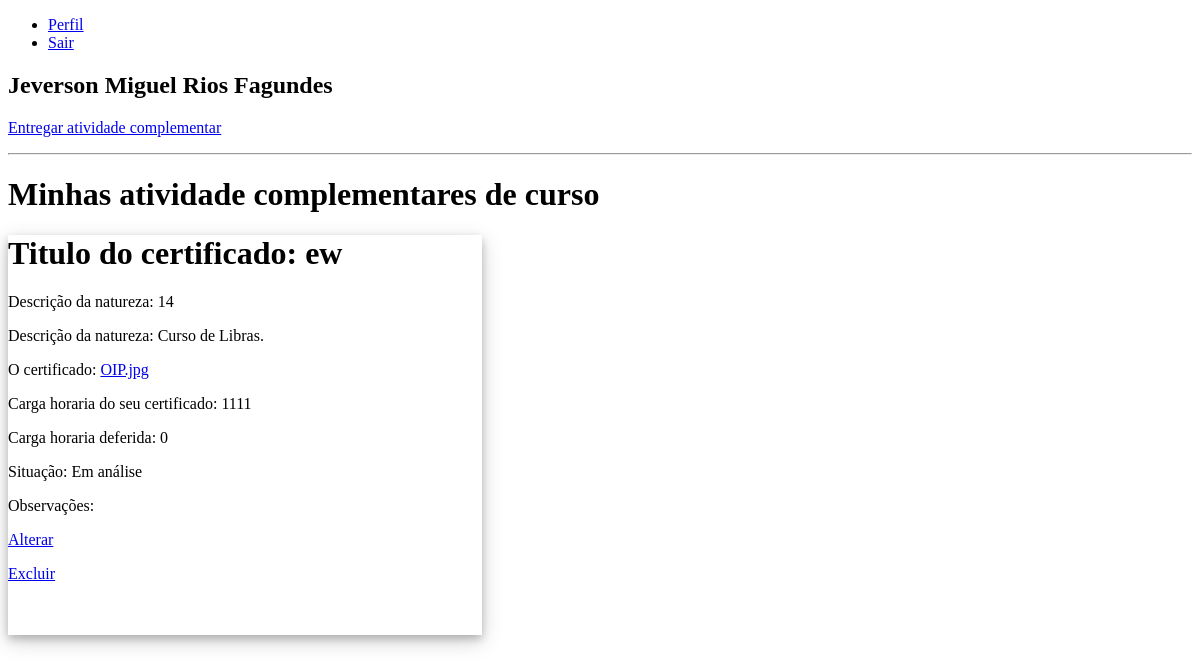
The page /inicialAluno.php (signed in) on the database as committed earlier.
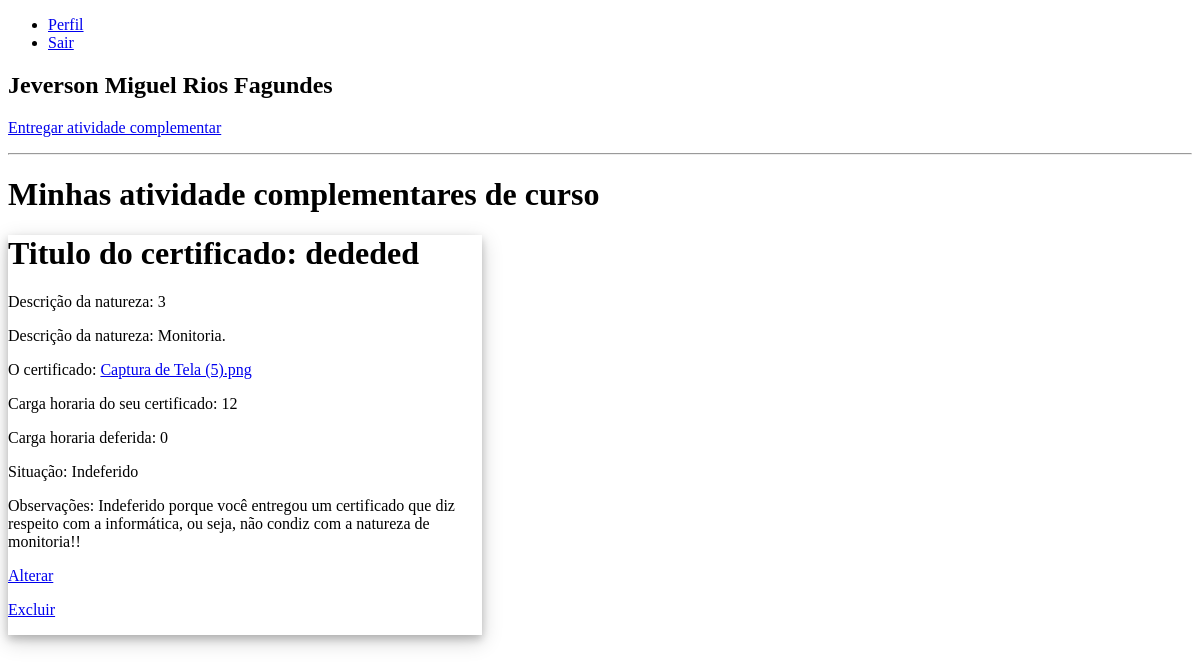
The same page on the database as committed later.
### tables this page shows
CREATE TABLE IF NOT EXISTS `entrega_atividade` (
  `id_entrega_atividade` int NOT NULL AUTO_INCREMENT,
  `titulo_certificado` varchar(255) DEFAULT NULL,
  `carga_horaria_certificado` int DEFAULT NULL,
  `certificado` varchar(255) DEFAULT NULL,
  `carga_horaria_aprovada` int DEFAULT NULL,
  `status` varchar(255) DEFAULT NULL,
  `id_aluno` int DEFAULT NULL,
  `caminho` varchar(255) NOT NULL,
  `id_atividade_complementar` int NOT NULL,
  `observacoes` text NOT NULL,
  PRIMARY KEY (`id_entrega_atividade`),
  KEY `fk_aluno_entrega_atividade` (`id_aluno`),
  KEY `fk_id_atividade_complementar` (`id_atividade_complementar`)
);

CREATE TABLE IF NOT EXISTS `atividade_complementar` (
  `id_atividade_complementar` int NOT NULL AUTO_INCREMENT,
  `natureza` int DEFAULT NULL,
  `descricao` text,
  `carga_horaria_maxima` int DEFAULT NULL,
  `id_curso` int DEFAULT NULL,
  PRIMARY KEY (`id_atividade_complementar`),
  KEY `fk_curso_atividade_complementar` (`id_curso`)
);

### conecta.php (called while the page is built, shortened)
<?php
function excutarSQL($mysql, $sql)
{
    $resultado = mysqli_query($mysql, $sql);
    return $resultado;
}

### inicialAluno.php (the view, shortened to what this page needs)
<?php
require_once "conecta.php";
$mysql = conectar();
$pasta = "certificados/";
?>
<!DOCTYPE html>
<html lang="pt-br">
<head>
</head>
<body>
    <?php require_once "boasPraticas/headerNav.php"; ?>
    <main>
        <h2><?php echo $_SESSION['aluno'][0]; ?></h2>
        <p><a href="crudEntrega/formcadEntrega.php">Entregar atividade complementar</a></p>
        <hr>
        <h1>Minhas atividade complementares de curso</h1>
        <?php
        $sql = "SELECT
        ac.descricao,
        ac.natureza,
        ac.id_atividade_complementar,
        ea.id_entrega_atividade,
        ea.titulo_certificado,
        ea.carga_horaria_certificado,
        ea.certificado,
        ea.carga_horaria_aprovada,
        ea.status,
        ea.caminho,
        ea.id_atividade_complementar,
        ea.observacoes
        FROM entrega_atividade ea
        INNER JOIN atividade_complementar ac
        ON ea.id_atividade_complementar = ac.id_atividade_complementar
        INNER JOIN aluno a
        ON a.id_aluno = ea.id_aluno
        WHERE
        a.id_aluno = " . $_SESSION['aluno'][1];
        $query = excutarSQL($mysql, $sql);
        $quantidade = $query->num_rows;
        if ($quantidade == 0) {
            echo "Você não entregou nenhuma atividade complementar no sistema ainda!";
            die();
        } else {
            while ($dados = mysqli_fetch_assoc($query)) {
                if ($dados['status'] != "Em análise" or $dados['observacoes'] != "Sem observações") {
                    echo '<div class="card">';
                    echo '<div class="card-body">';
                    echo '<h1 class="card-title">' . 'Titulo do certificado:' . ' ' . $dados['titulo_certificado'] . '</h1>';
                    echo '<p class="card-text">' . 'Descrição da natureza: ' . '' . $dados['natureza'] . '</p>';
                    echo '<p class="card-text">' . 'Descrição da natureza: ' . '' . $dados['descricao'] . '</p>';
                    echo '<p class="card-title">' . 'O certificado:' . ' ' . '<a href="' . $pasta . $dados['caminho'] . '">' . $dados['certificado'] . '</a>' . '</p>';
                    echo '<p class="card-text">' . 'Carga horaria do seu certificado: ' . '' . $dados['carga_horaria_certificado'] . '</p>';
                    echo '<p class="card-text">' . 'Carga horaria deferida: ' . '' . $dados['carga_horaria_aprovada'] . '</p>';
                    echo '<p class="card-text">' . 'Situação:' . ' ' . $dados['status'] . '</p>';
                    echo '<p class="card-text">' . 'Observações:' . ' ' . $dados['observacoes'] . '</p>';
                    echo '<p class = "editar"> <a href="crudEntrega/formeditEntrega.php?id=' . $dados['id_entrega_atividade'] . '"> Alterar</a> </p>';
                    echo '<p class  = "excluir"> <a href="crudEntrega/excluirEntrega?id=' . $dados['id_entrega_atividade'] . '"> Excluir </a> </p>';
                    echo '</div>';
                    echo '</div>';
                }
            }
        }
        ?>
    </main>
</body>
</html>

### boasPraticas/headerNav.php (shortened to what this page needs)
<?php
$pagina_corrente = basename($_SERVER['SCRIPT_NAME']);
if ($pagina_corrente == 'inicialAluno.php') {
    $perfil = '<li><a href="crudAluno/perfil.php">Perfil</a></li>';
    $sair = '<li><a href="logout.php">Sair</a></li>';
}
?>
<header>
    <nav>
        <ul>
            <?php echo $perfil ?>
            <?php echo $sair ?>
        </ul>
    </nav>
</header>

### inicialAluno.php (style rules this page uses)
.card { background-color: white; width: 40%; height: 400px; box-shadow: 0 4px 8px 0 rgba(0, 0, 0, 0.2), 0 6px 20px rgba(0, 0, 0, 0.19); }

Rows that differ between the two databases and show on the page:
removed entrega_atividade: titulo_certificado "ew", id_atividade_complementar.natureza "14", id_atividade_complementar.descricao "Curso de Libras.", certificado "OIP.jpg", carga_horaria_certificado "1111", carga_horaria_aprovada "0", status "Em análise"
added entrega_atividade: titulo_certificado "dededed", id_atividade_complementar.natureza "3", id_atividade_complementar.descricao "Monitoria.", certificado "Captura de Tela (5).png", carga_horaria_certificado "12", carga_horaria_aprovada "0", status "Indeferido", observacoes "Indeferido porque você entregou um certificado que diz respeito com a informática, ou seja, não condiz com a natureza de monitoria!!"
